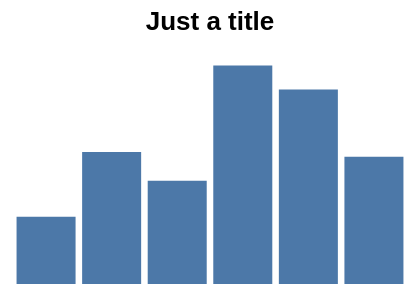

Vega-Lite specification stored for this chart:
### Vega specification from a JSON file in a GitHub repository (floating-point values rounded to 4 significant figures)
{"width": 200, "height": 120, "padding": 5, "data": [{"name": "t", "values": [{"a": "Alpha", "b": 28, "c": "x", "d": 1}, {"a": "Bravo", "b": 55, "c": "y", "d": 2}, {"a": "Charlie", "b": 43, "c": "x", "d": 3}, {"a": "Delta", "b": 91, "c": "z", "d": 4}, {"a": "Echo", "b": 81, "c": "y", "d": 5}, {"a": "Foxtrot", "b": 53, "c": "z", "d": 6}]}], "scales": [{"name": "x", "type": "band", "domain": {"data": "t", "field": "a"}, "range": "width", "padding": 0.1}, {"name": "y", "type": "linear", "domain": {"data": "t", "field": "b"}, "range": "height", "nice": true}, {"name": "color", "type": "ordinal", "domain": {"data": "t", "field": "c"}, "range": {"scheme": "category10"}}, {"name": "ramp", "type": "linear", "domain": {"data": "t", "field": "d"}, "range": {"scheme": "blues"}}, {"name": "size", "type": "linear", "domain": {"data": "t", "field": "b"}, "range": [10, 200]}, {"name": "shape", "type": "ordinal", "domain": {"data": "t", "field": "c"}, "range": "symbol"}, {"name": "quant", "type": "quantize", "domain": [0, 100], "range": {"scheme": "greens", "count": 4}}], "marks": [{"type": "rect", "from": {"data": "t"}, "encode": {"enter": {"x": {"scale": "x", "field": "a"}, "width": {"scale": "x", "band": 1}, "y": {"scale": "y", "field": "b"}, "y2": {"scale": "y", "value": 0}}}}], "title": "Just a title"}
